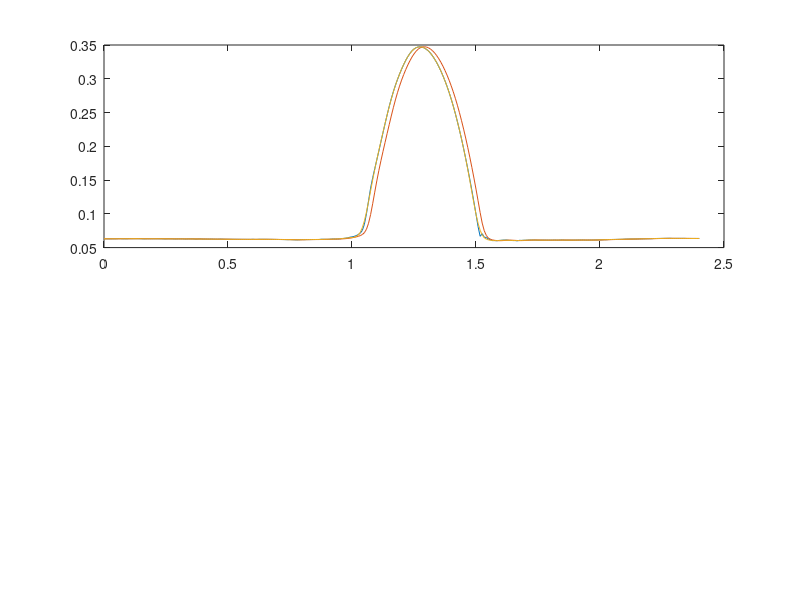

Here is the MATLAB script that generated this plot:
% Created by: Anthony Le
% Last updated: 02.04.2018

% KIN 523: Homework 3 - Signal Processing
% Due: 02.06.2018
%% Problem 4a
close all;
clear;

load('FilterData.mat');
% Time col vector in s
% LANK col vector in m
% LTOE col vector in m

f_c = 10; % in Hz; cut-off freq
f_s = 120; % in frames/s; sampling freq
T = 1 / f_s; % in s per frame; sampling period

Omega_C = tan(pi * (f_c / f_s)) / 0.802;

a_0 = (Omega_C^2) / (1 + sqrt(2) * Omega_C + Omega_C^2);
a_1 = 2 * a_0;
a_2 = a_0;

b_1 = (2 * (1 - Omega_C^2)) / (1 + sqrt(2) * Omega_C + Omega_C^2);
b_2 = 1 - (a_0 + a_1 + a_2 + b_1);

% part a
X_kT_Toe = LTOE;
Y1_kT_Toe = [0.063026; 0.063019];

for i = 3:289
    y1_kT_toe = a_0 * X_kT_Toe(i) + a_1 * X_kT_Toe(i-1) + a_2 * X_kT_Toe(i-2) + b_1 * Y1_kT_Toe(i-1) + b_2 * Y1_kT_Toe(i-2);
    Y1_kT_Toe = cat(1, Y1_kT_Toe, y1_kT_toe);
end

Y1_kT_Toe_back = flipud(Y1_kT_Toe);
Y2_kT_Toe = [Y1_kT_Toe_back(1, 1); Y1_kT_Toe_back(2, 1)];

for j = 3:289
    y2_kT_toe = a_0 * Y1_kT_Toe_back(j) + a_1 * Y1_kT_Toe_back(j-1) + a_2 * Y1_kT_Toe_back(j-2) + b_1 * Y2_kT_Toe(j-1) + b_2 * Y2_kT_Toe(j-2);
    Y2_kT_Toe = cat(1, Y2_kT_Toe, y2_kT_toe);
end

Y2_kT_Toe = flipud(Y2_kT_Toe);

N = 289;

R_f_c_Toe = sqrt((1 / N) * sum((X_kT_Toe - Y2_kT_Toe).^2));

figure(1)
subplot(2, 1, 1);
plot(Time, X_kT_Toe);
hold on;
plot(Time, Y1_kT_Toe);
plot(Time, Y2_kT_Toe);
hold off;